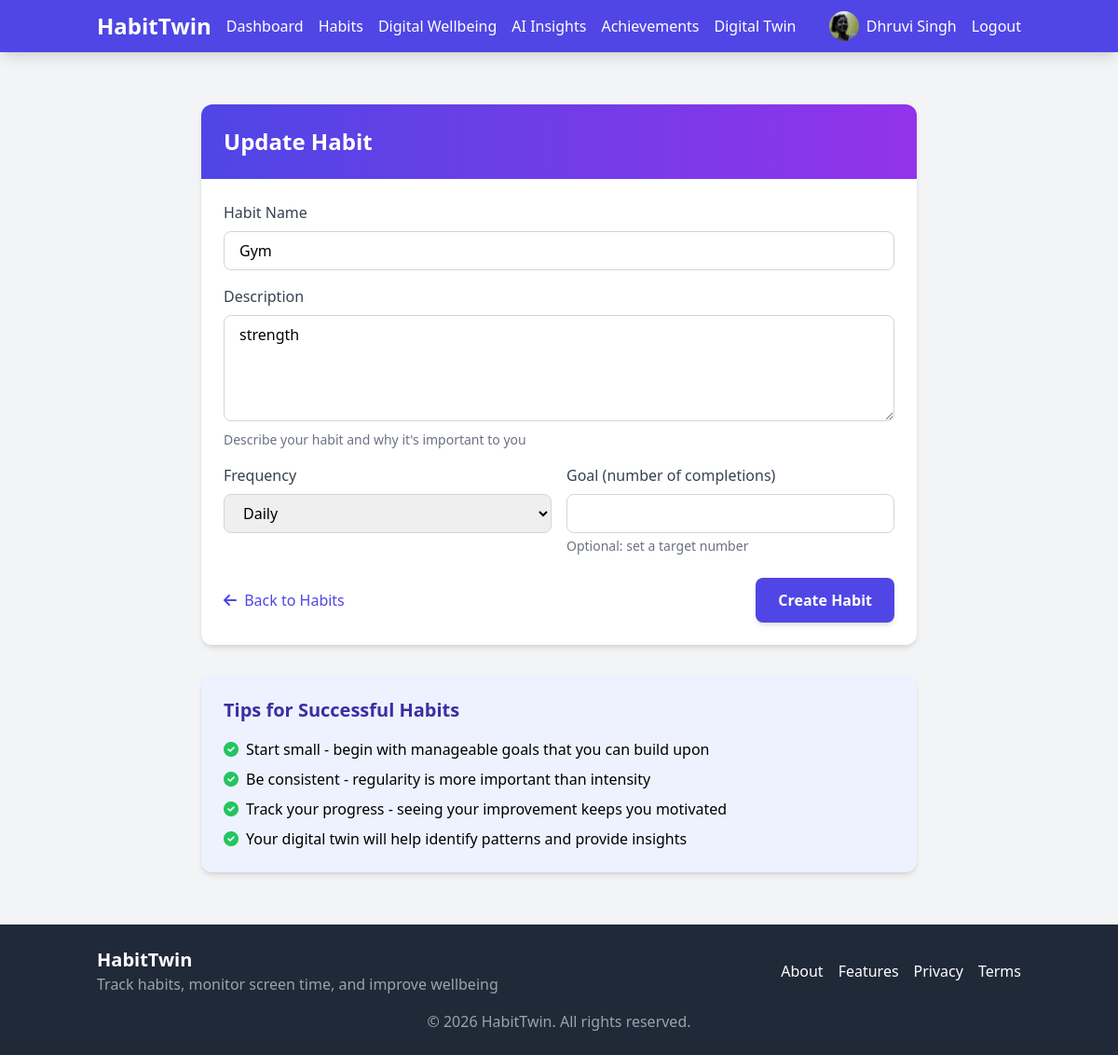
/habits/1/update (signed in), run on the app's committed database.
### app/models.py (models this page shows, shortened)
class User(db.Model, UserMixin):
    id = db.Column(db.Integer, primary_key=True)
    username = db.Column(db.String(64), unique=True, nullable=False)
    email = db.Column(db.String(120), unique=True, nullable=False)
    password_hash = db.Column(db.String(128))
    full_name = db.Column(db.String(100))
    age = db.Column(db.Integer)
    hobbies = db.Column(db.Text)
    bio = db.Column(db.Text)
    profile_pic = db.Column(db.String(100), default='default.jpg')
    join_date = db.Column(db.DateTime, default=datetime.utcnow)
    habits = db.relationship('Habit', backref='user', lazy=True)
    habit_logs = db.relationship('HabitLog', backref='user', lazy=True)
    screen_time_logs = db.relationship('ScreenTimeLog', backref='user', lazy=True)
    achievements = db.relationship('UserAchievement', backref='user', lazy=True)
    app_limits = db.relationship('AppLimit', backref='user', lazy=True)
    detox_plans = db.relationship('DigitalDetoxPlan', backref='user', lazy=True)

class Habit(db.Model):
    id = db.Column(db.Integer, primary_key=True)
    name = db.Column(db.String(100), nullable=False)
    description = db.Column(db.Text)
    frequency = db.Column(db.String(20), nullable=False)  # daily, weekly
    goal = db.Column(db.Integer)  # target number of completions
    created_at = db.Column(db.DateTime, default=datetime.utcnow)
    user_id = db.Column(db.Integer, db.ForeignKey('user.id'), nullable=False)
    logs = db.relationship('HabitLog', backref='habit', lazy=True)

### app/habits/routes.py (the view)
@habits.route('/habits/<int:habit_id>/update', methods=['GET', 'POST'])
@login_required
def update_habit(habit_id):
    habit = Habit.query.get_or_404(habit_id)
    if habit.user_id != current_user.id:
        flash('You do not have permission to update this habit.', 'danger')
        return redirect(url_for('habits.view_habits'))
    form = HabitForm()
    if form.validate_on_submit():
        habit.name = form.name.data
        habit.description = form.description.data
        habit.frequency = form.frequency.data
        habit.goal = form.goal.data
        db.session.commit()
        flash('Your habit has been updated!', 'success')
        return redirect(url_for('habits.habit', habit_id=habit.id))
    elif request.method == 'GET':
        form.name.data = habit.name
        form.description.data = habit.description
        form.frequency.data = habit.frequency
        form.goal.data = habit.goal
    return render_template('habits/create_habit.html', title='Update Habit', form=form, legend='Update Habit')

### app/habits/forms.py
class HabitForm(FlaskForm):
    name = StringField('Habit Name', validators=[DataRequired(), Length(min=2, max=100)])
    description = TextAreaField('Description')
    frequency = SelectField('Frequency', choices=[('daily', 'Daily'), ('weekly', 'Weekly')])
    goal = IntegerField('Goal (number of completions)', validators=[Optional(), NumberRange(min=1)])
    submit = SubmitField('Create Habit')

### app/templates/habits/create_habit.html (shortened to what this page needs)
{% extends "base.html" %}
{% block content %}
<div class="container mx-auto px-4 py-8">
    <div class="max-w-3xl mx-auto bg-white rounded-xl shadow-md overflow-hidden">
        <div class="bg-gradient-to-r from-indigo-600 to-purple-600 p-6">
            <h1 class="text-2xl font-bold text-white">{{ legend }}</h1>
        </div>
        <div class="p-6">
            <form method="POST" action="">
                <div class="mb-4">
                    <label class="block text-gray-700 font-medium mb-2" for="name">{{ form.name.label }}</label>
                    {% if form.name.errors %}
                        {{ form.name(class="w-full px-4 py-2 border border-red-500 rounded-lg focus:outline-none focus:ring-2 focus:ring-red-500") }}
                        <div class="text-red-500 text-sm mt-1">
                            {% for error in form.name.errors %}
                                <span>{{ error }}</span>
                            {% endfor %}
                        </div>
                    {% else %}
                        {{ form.name(class="w-full px-4 py-2 border border-gray-300 rounded-lg focus:outline-none focus:ring-2 focus:ring-indigo-500") }}
                    {% endif %}
                </div>
                <div class="mb-4">
                    <label class="block text-gray-700 font-medium mb-2" for="description">{{ form.description.label }}</label>
                    {% if form.description.errors %}
                        {{ form.description(class="w-full px-4 py-2 border border-red-500 rounded-lg focus:outline-none focus:ring-2 focus:ring-red-500", rows=4) }}
                        <div class="text-red-500 text-sm mt-1">
                            {% for error in form.description.errors %}
                                <span>{{ error }}</span>
                            {% endfor %}
                        </div>
                    {% else %}
                        {{ form.description(class="w-full px-4 py-2 border border-gray-300 rounded-lg focus:outline-none focus:ring-2 focus:ring-indigo-500", rows=4) }}
                    {% endif %}
                    <p class="text-sm text-gray-500 mt-1">Describe your habit and why it's important to you</p>
                </div>
                <div class="grid grid-cols-1 md:grid-cols-2 gap-4 mb-4">
                    <div>
                        <label class="block text-gray-700 font-medium mb-2" for="frequency">{{ form.frequency.label }}</label>
                        {% if form.frequency.errors %}
                            {{ form.frequency(class="w-full px-4 py-2 border border-red-500 rounded-lg focus:outline-none focus:ring-2 focus:ring-red-500") }}
                            <div class="text-red-500 text-sm mt-1">
                                {% for error in form.frequency.errors %}
                                    <span>{{ error }}</span>
                                {% endfor %}
                            </div>
                        {% else %}
                            {{ form.frequency(class="w-full px-4 py-2 border border-gray-300 rounded-lg focus:outline-none focus:ring-2 focus:ring-indigo-500") }}
                        {% endif %}
                    </div>
                    <div>
                        <label class="block text-gray-700 font-medium mb-2" for="goal">{{ form.goal.label }}</label>
                        {% if form.goal.errors %}
                            {{ form.goal(class="w-full px-4 py-2 border border-red-500 rounded-lg focus:outline-none focus:ring-2 focus:ring-red-500") }}
                            <div class="text-red-500 text-sm mt-1">
                                {% for error in form.goal.errors %}
                                    <span>{{ error }}</span>
                                {% endfor %}
                            </div>
                        {% else %}
                            {{ form.goal(class="w-full px-4 py-2 border border-gray-300 rounded-lg focus:outline-none focus:ring-2 focus:ring-indigo-500") }}
                        {% endif %}
                        <p class="text-sm text-gray-500 mt-1">Optional: set a target number</p>
                    </div>
                </div>
                <div class="flex items-center justify-between mt-6">
                    <a href="{{ url_for('habits.view_habits') }}" class="text-indigo-600 hover:text-indigo-800">
                        <i class="fas fa-arrow-left mr-1"></i> Back to Habits
                    </a>
                    {{ form.submit(class="bg-indigo-600 text-white px-6 py-3 rounded-lg font-bold hover:bg-indigo-700 transition transform hover:-translate-y-1 shadow-md") }}
                </div>
            </form>
        </div>
    </div>
    <div class="max-w-3xl mx-auto mt-8 bg-indigo-50 rounded-xl p-6 shadow-md">
        <h3 class="text-xl font-semibold text-indigo-800 mb-4">Tips for Successful Habits</h3>
        <ul class="space-y-2">
            <li class="flex items-start">
                <i class="fas fa-check-circle text-green-500 mt-1 mr-2"></i>
                <span>Start small - begin with manageable goals that you can build upon</span>
            </li>
            <li class="flex items-start">
                <i class="fas fa-check-circle text-green-500 mt-1 mr-2"></i>
                <span>Be consistent - regularity is more important than intensity</span>
            </li>
            <li class="flex items-start">
                <i class="fas fa-check-circle text-green-500 mt-1 mr-2"></i>
                <span>Track your progress - seeing your improvement keeps you motivated</span>
            </li>
            <li class="flex items-start">
                <i class="fas fa-check-circle text-green-500 mt-1 mr-2"></i>
                <span>Your digital twin will help identify patterns and provide insights</span>
            </li>
        </ul>
    </div>
</div>
{% endblock %}

### app/templates/base.html (shortened to what this page needs)
<!DOCTYPE html>
<html lang="en">
<head>
    <script src="https://cdn.tailwindcss.com"></script>
    <link rel="stylesheet" href="https://cdnjs.cloudflare.com/ajax/libs/font-awesome/6.0.0-beta3/css/all.min.css">
</head>
<body class="bg-gray-100 min-h-screen flex flex-col">
    <nav class="bg-indigo-600 text-white shadow-lg">
        <div class="container mx-auto px-4 py-3">
            <div class="flex justify-between items-center">
                <div class="flex items-center space-x-4">
                    <a href="{{ url_for('main.home') }}" class="text-2xl font-bold">HabitTwin</a>
                    {% if current_user.is_authenticated %}
                    <div class="hidden md:flex space-x-4">
                        <a href="{{ url_for('main.home') }}" class="hover:text-indigo-200">Dashboard</a>
                        <a href="{{ url_for('habits.view_habits') }}" class="hover:text-indigo-200">Habits</a>
                        <a href="{{ url_for('wellbeing.digital_wellbeing') }}" class="hover:text-indigo-200">Digital Wellbeing</a>
                        <a href="{{ url_for('insights.ai_insights') }}" class="hover:text-indigo-200">AI Insights</a>
                        <a href="{{ url_for('gamification.achievements') }}" class="hover:text-indigo-200">Achievements</a>
                        <a href="{{ url_for('chatbot.chatbot_page') }}" class="hover:text-indigo-200">Digital Twin</a>
                    </div>
                    {% endif %}
                </div>
                <div class="flex items-center space-x-4">
                    {% if current_user.is_authenticated %}
                        <a href="{{ url_for('profile.view_profile') }}" class="flex items-center hover:text-indigo-200">
                            <img src="{{ url_for('static', filename='img/profile/' + current_user.profile_pic) }}"
                                alt="Profile" class="w-8 h-8 rounded-full mr-2">
                            {{ current_user.username }}
                        </a>
                        <a href="{{ url_for('auth.logout') }}" class="hover:text-indigo-200">Logout</a>
                    {% else %}
                        <a href="{{ url_for('auth.login') }}" class="hover:text-indigo-200">Login</a>
                        <a href="{{ url_for('auth.register') }}" class="bg-white text-indigo-600 px-4 py-2 rounded-lg font-medium hover:bg-indigo-100">Register</a>
                    {% endif %}
                </div>
            </div>
        </div>
    </nav>
    <main class="container mx-auto px-4 py-6 flex-grow">
        {% block content %}{% endblock %}
    </main>
    <footer class="bg-gray-800 text-white py-6">
        <div class="container mx-auto px-4">
            <div class="flex flex-col md:flex-row justify-between items-center">
                <div class="mb-4 md:mb-0">
                    <h2 class="text-xl font-bold">HabitTwin</h2>
                    <p class="text-gray-400">Track habits, monitor screen time, and improve wellbeing</p>
                </div>
                <div class="flex space-x-4">
                    <a href="{{ url_for('main.about') }}" class="hover:text-indigo-300">About</a>
                    <a href="{{ url_for('main.features') }}" class="hover:text-indigo-300">Features</a>
                    <a href="#" class="hover:text-indigo-300">Privacy</a>
                    <a href="#" class="hover:text-indigo-300">Terms</a>
                </div>
            </div>
            <div class="mt-4 text-center text-gray-400">
                &copy; {{ now.year }} HabitTwin. All rights reserved.
            </div>
        </div>
    </footer>
</body>
</html>

### data on the page
User: profile_pic (picture), username "Dhruvi Singh"
Habit: name "Gym", description "strength", frequency "Daily"

### other printed values
{{ legend }} "Update Habit"
